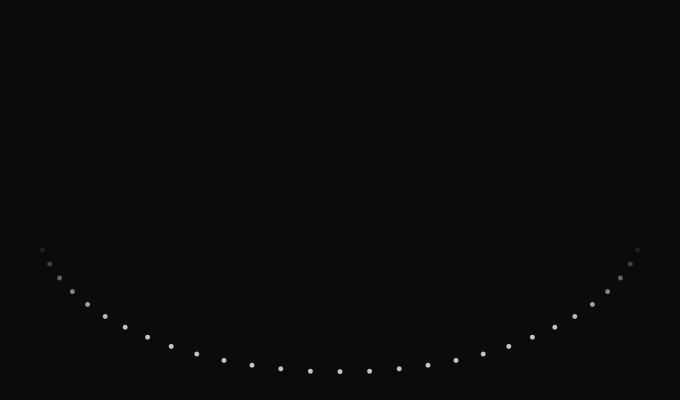
#> input picture .agents/skills/anatomy/tests/fixtures/react-dots-dark.png, 680 x 400 px
$ python build_preview_sheet.py ../../../../anatomy/tests/fixtures/react-dots-dark.png --out out.png
#> lines starting #> are read from the running program, lines starting #| are printed output that depends on the picture
#!/usr/bin/env python3
"""Build a labelled nearest-neighbor contact sheet for raster game assets.

Requires Pillow 13+. Inputs are sorted by path so repeated runs stay stable.
"""

from __future__ import annotations

import argparse
import math
from pathlib import Path

from PIL import Image, ImageDraw, ImageFont


def checkerboard(size: tuple[int, int], tile: int = 12) -> Image.Image:
#> called with size = (192, 192), tile = 12
    image = Image.new("RGBA", size, "#c9c9c9")
    draw = ImageDraw.Draw(image)
    for y in range(0, size[1], tile):
        for x in range(0, size[0], tile):
            if (x // tile + y // tile) % 2:
                draw.rectangle((x, y, x + tile - 1, y + tile - 1), fill="#eeeeee")
    return image


def fit_nearest(image: Image.Image, max_size: tuple[int, int]) -> Image.Image:
    source = image.convert("RGBA")
    scale = min(max_size[0] / source.width, max_size[1] / source.height)
    if scale >= 1:
        scale = max(1, math.floor(scale))
    width = max(1, round(source.width * scale))
    height = max(1, round(source.height * scale))
    return source.resize((width, height), Image.Resampling.NEAREST)


def main() -> int:
    parser = argparse.ArgumentParser(description=__doc__)
    parser.add_argument("inputs", nargs="+", type=Path)
    parser.add_argument("--out", required=True, type=Path)
    parser.add_argument("--columns", type=int, default=4)
    parser.add_argument("--cell-size", type=int, default=192)
    parser.add_argument("--padding", type=int, default=12)
    args = parser.parse_args()

    if args.columns <= 0 or args.cell_size <= 0 or args.padding < 0:
        parser.error("columns/cell-size must be positive and padding cannot be negative")

    paths = sorted({path.resolve() for path in args.inputs})
    missing = [path for path in paths if not path.is_file()]
    if missing:
        parser.error("missing input(s): " + ", ".join(path.as_posix() for path in missing))

    label_height = 24
    cell_width = args.cell_size + args.padding * 2
    cell_height = args.cell_size + label_height + args.padding * 2
    rows = math.ceil(len(paths) / args.columns)
    sheet = Image.new("RGBA", (cell_width * args.columns, cell_height * rows), "#202124")
    draw = ImageDraw.Draw(sheet)
    font = ImageFont.load_default()

    for index, path in enumerate(paths):
        column, row = index % args.columns, index // args.columns
        left, top = column * cell_width, row * cell_height
        preview = checkerboard((args.cell_size, args.cell_size))
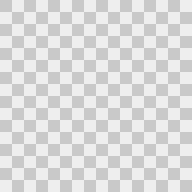
#> preview: PIL image 192x192 RGBA; mean R, G, B, A 219.5, 219.5, 219.5, 255
        with Image.open(path) as source:
#> source is the input picture: PIL image 680x400 RGB; min 11, max 197, mean 11.3
            fitted = fit_nearest(source, (args.cell_size, args.cell_size))
        x = (args.cell_size - fitted.width) // 2
#> x = 0
        y = (args.cell_size - fitted.height) // 2
#> y = 39
        preview.alpha_composite(fitted, (x, y))
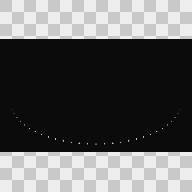
#> preview: PIL image 192x192 RGBA; mean R, G, B, A 97, 97, 97, 255
        sheet.alpha_composite(preview, (left + args.padding, top + args.padding))
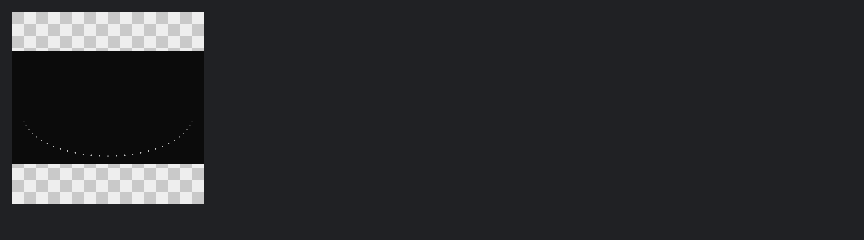
#> sheet: PIL image 864x240 RGBA; mean R, G, B, A 43.5, 44.4, 46.8, 255
        label = path.name
        if len(label) > 30:
            label = label[:27] + "..."
        draw.text(
            (left + args.padding, top + args.padding + args.cell_size + 6),
            label,
            fill="#ffffff",
            font=font,
        )

    args.out.parent.mkdir(parents=True, exist_ok=True)
    sheet.convert("RGB").save(args.out, quality=95)
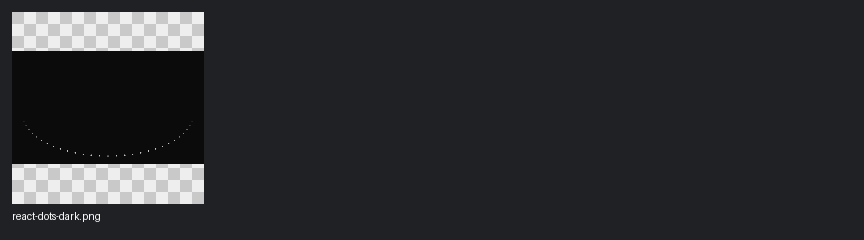
#> saved as out.png: PIL image 864x240 RGB; mean R, G, B 43.8, 44.6, 47.1
    print(f"Wrote {args.out} ({len(paths)} assets, {args.columns} columns)")
    return 0


if __name__ == "__main__":
    raise SystemExit(main())
#> (the program exits here)
